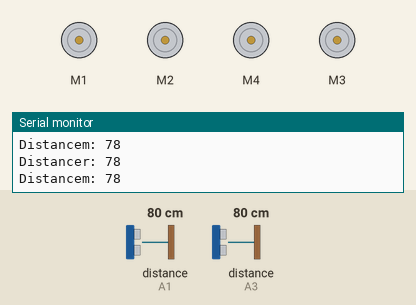
The sketch below on a simulated Arduino Uno, built with avr-gcc and run on an emulated ATmega328P. Shown: 4 × DC motor (green arrow = forward, orange = backward, longer = faster), the last lines printed to the serial monitor. Wiring (inferred from the names in the program): 2 × ultrasonic range finder: trigger A0, echo A1 / trigger A2, echo A3. Inputs (shaded band) come from the test bench; at power-on: distance to the obstacle (sensors on A3, A1) 80 cm. The echo pulse lasts 58.3 µs per cm.

Above: at 1.2 s.
1.3 s: distance to the obstacle (sensor on A3) set to 13 cm
4.3 s: distance to the obstacle (sensor on A3) set to 10 cm
At 5.5 s:
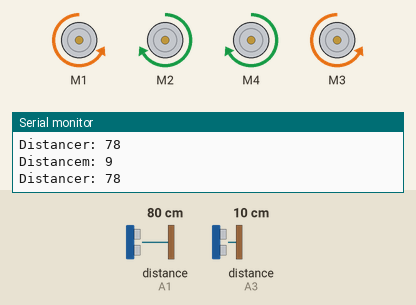
5.8 s: distance to the obstacle (sensor on A1) set to 24 cm
7.3 s: distance to the obstacle (sensor on A1) set to 20 cm
At 8.6 s:
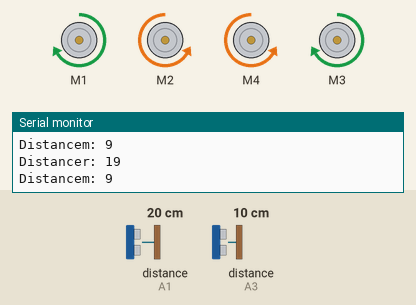
Timing chart, 0 to 10.3 s (numbered marks = the images above; inputs shaded):
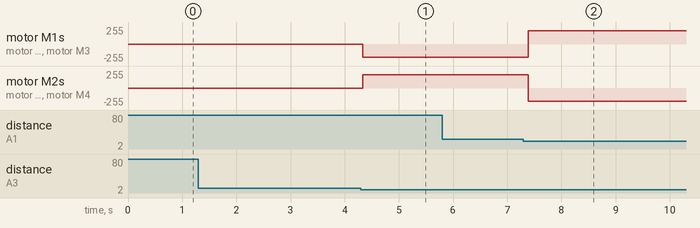

Measured:
- the behaviour switches between 12 and 11 cm on distance to the obstacle (sensor on A3) (found by bisection; images 0 and 1)
- the behaviour switches between 22 and 21 cm on distance to the obstacle (sensor on A1) (found by bisection; images 1 and 2)
- after the input at 4.3 s, motor M1, motor M3: stopped → backward 200/255 at once; motor M2, motor M4: stopped → forward 200/255 at once
- after the input at 7.3 s, motor M1, motor M3: backward 200/255 → forward 200/255 after 0.09 s; motor M2, motor M4: forward 200/255 → backward 200/255 after 0.09 s

The sketch:

ReadyCode.ino
```cpp
//Commenting for a test.

#include <AFMotor.h>
int trigPinM = A2;
int echoPinM = A3;
int trigPinR = A0;
int echoPinR = A1;

int trigPinL = A4;
int echoPinL = A5;

AF_DCMotor motorR (1);
AF_DCMotor motorL (2);
AF_DCMotor motorR1 (3);
AF_DCMotor motorL1 (4);
long detection(int trigPin,int echoPin);
long duration, distance;
long dmiddle;
long dright;
long dleft;
int dis = 10;
int range = 20;
int vel = 200;
int del = 300;
void setup() {
  ////////////////////////// MIDDLE///////////////////////////////////
  pinMode(trigPinM, OUTPUT);         // set trig pin as output
  pinMode(echoPinM, INPUT);          //set echo pin as input to capture reflected waves
   ///////////////////////////////////////RIGHT///////////////////////////////////////
    pinMode(trigPinR, OUTPUT);         // set trig pin as output
  pinMode(echoPinR, INPUT);          //set echo pin as input to capture reflected waves
  ///////////////////////////////////////LEFT//////////////////////////////////////////////
    pinMode(trigPinL, OUTPUT);         // set trig pin as output
  pinMode(echoPinL, INPUT);          //set echo pin as input to capture reflected waves
Serial.begin(9600);
  Serial.setTimeout(5);

}

void loop() {
   ////////////////////////// MIDDLE///////////////////////////////////
    dmiddle=detection(trigPinM,echoPinM);
  Serial.print("Distancem: ");
  Serial.println(dmiddle);
    ///////////////////////////////////////RIGHT///////////////////////////////////////
  dright=detection(trigPinR,echoPinR);
  Serial.print("Distancer: ");
  Serial.println(dright);


  if(dmiddle>dis){
    moveForward;
  }
  else if(dmiddle<=dis){
    if(dright<= range){
      moveLeft();
      delay(del);
    }
    else if(dright>range){
      moveRight();
      delay(del);
      //noice!!
    }
  }

}
////////////////////////////////////////////////////////////////////////////////////////////////////
long detection(int trigPin,int echoPin){
digitalWrite(trigPin, LOW);
  delayMicroseconds(2);
  digitalWrite(trigPin, HIGH);     // send waves for 10 us
  delayMicroseconds(5);
  digitalWrite(trigPin, LOW);
  duration = pulseIn(echoPin, HIGH); // receive reflected waves
  distance = duration*0.034/2;   // convert to distance
 // Serial.print("Distance: ");
//Serial.println(distance);
//  delay(1000);
return distance;
}
void moveForward() {

  motorR.setSpeed(vel);
  motorL.setSpeed (vel);
  motorR.run(FORWARD);
  motorL.run(FORWARD);
  motorL1.setSpeed(vel);
  motorR1.setSpeed (vel);
  motorL1.run(FORWARD);
  motorR1.run(FORWARD);

}
void moveBackward(){
  motorR.setSpeed(100);
  motorL.setSpeed (100);
  motorR.run(BACKWARD);
  motorL.run(BACKWARD);
  motorL1.setSpeed(100);
  motorR1.setSpeed (100);
  motorL1.run(BACKWARD);
  motorR1.run(BACKWARD);

}
void moveRight(){
  motorR.setSpeed(vel);
  motorL.setSpeed (vel);
  motorR.run(BACKWARD);
  motorL.run(FORWARD);
  motorL1.setSpeed(vel);
  motorR1.setSpeed (vel);
  motorL1.run(FORWARD);
  motorR1.run(BACKWARD);

}
void moveLeft(){
 motorR.setSpeed(vel);
  motorL.setSpeed (vel);
  motorR.run(FORWARD);
  motorL.run(BACKWARD);
  motorL1.setSpeed(vel);
  motorR1.setSpeed (vel);
  motorL1.run(BACKWARD);
  motorR1.run(FORWARD);
}
```
